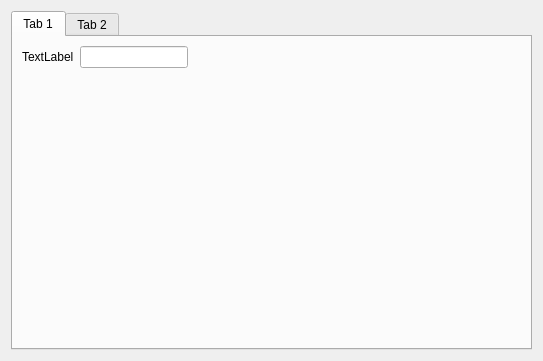
<?xml version="1.0" encoding="UTF-8"?>
<ui version="4.0">
 <class>PreferenceDialog</class>
 <widget class="QDialog" name="PreferenceDialog">
  <property name="geometry">
   <rect>
    <x>0</x>
    <y>0</y>
    <width>543</width>
    <height>361</height>
   </rect>
  </property>
  <property name="sizePolicy">
   <sizepolicy hsizetype="Preferred" vsizetype="Preferred">
    <horstretch>0</horstretch>
    <verstretch>0</verstretch>
   </sizepolicy>
  </property>
  <property name="windowTitle">
   <string>Preferences</string>
  </property>
  <layout class="QHBoxLayout" name="horizontalLayout">
   <item>
    <widget class="QTabWidget" name="tabWidget">
     <widget class="QWidget" name="tab">
      <attribute name="title">
       <string>Tab 1</string>
      </attribute>
      <layout class="QFormLayout" name="formLayout">
       <property name="fieldGrowthPolicy">
        <enum>QFormLayout::FieldsStayAtSizeHint</enum>
       </property>
       <item row="0" column="0">
        <widget class="QLabel" name="label">
         <property name="text">
          <string>TextLabel</string>
         </property>
        </widget>
       </item>
       <item row="0" column="1">
        <widget class="QLineEdit" name="lineEdit"/>
       </item>
      </layout>
     </widget>
     <widget class="QWidget" name="tab_2">
      <attribute name="title">
       <string>Tab 2</string>
      </attribute>
     </widget>
    </widget>
   </item>
  </layout>
 </widget>
 <resources/>
 <connections/>
</ui>
